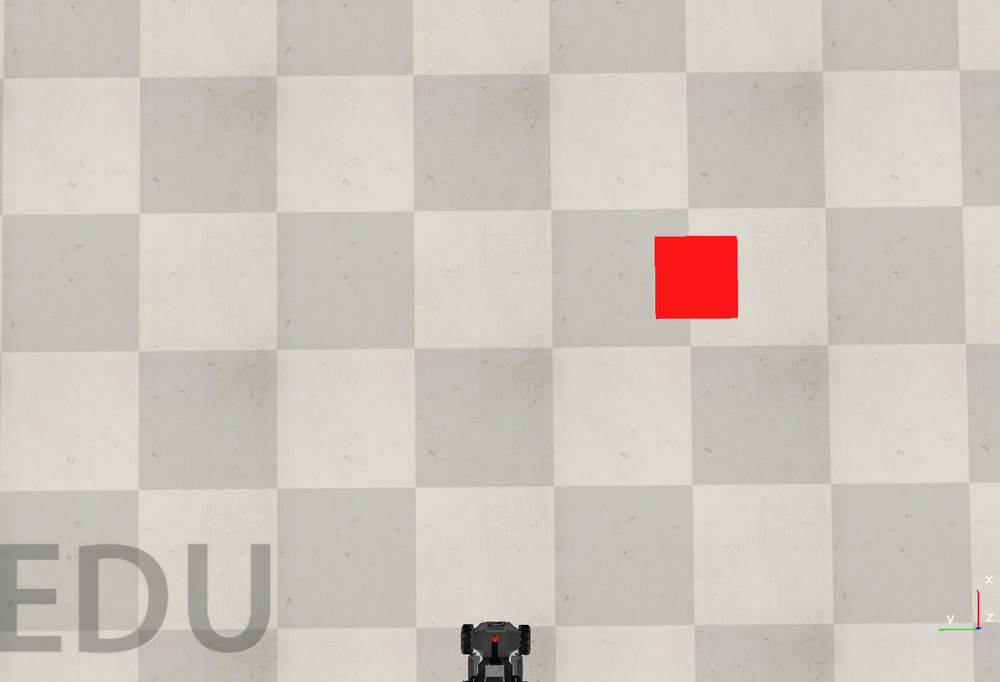
#> input picture image_2024-05-06_124326416.png, 1000 x 682 px, shrunk from 1523 x 1038 before the run
$ python -i pathing.py   (imports and definitions only)
#> lines starting #> are read from the running program, lines starting #| are printed output that depends on the picture; after the words box and inside, x2 and y2 are one past the last pixel; in counts of white or black regions, pixels touching at a corner belong together
#> further down, picture is the input picture: shape (682, 1000, 3); mean B, G, R 190.9, 198, 204.7
# https://github.com/brean/python-pathfinding
# pip install pathfinding
from pathfinding.core.diagonal_movement import DiagonalMovement
from pathfinding.core.grid import Grid
from pathfinding.finder.a_star import AStarFinder

import cv2
import numpy as np
import matplotlib.pyplot as plt

# Define range for red color
lower_red = np.array([0, 0, 100]) # this may vary
upper_red = np.array([50, 50, 255]) # this may vary
lower_blue = np.array([100, 0, 0]) # this may vary
upper_blue = np.array([255, 50, 50]) # this may vary

def get_red_px(image):
    # Create a mask to filter only red pixels
    mask = cv2.inRange(image, lower_red, upper_red)
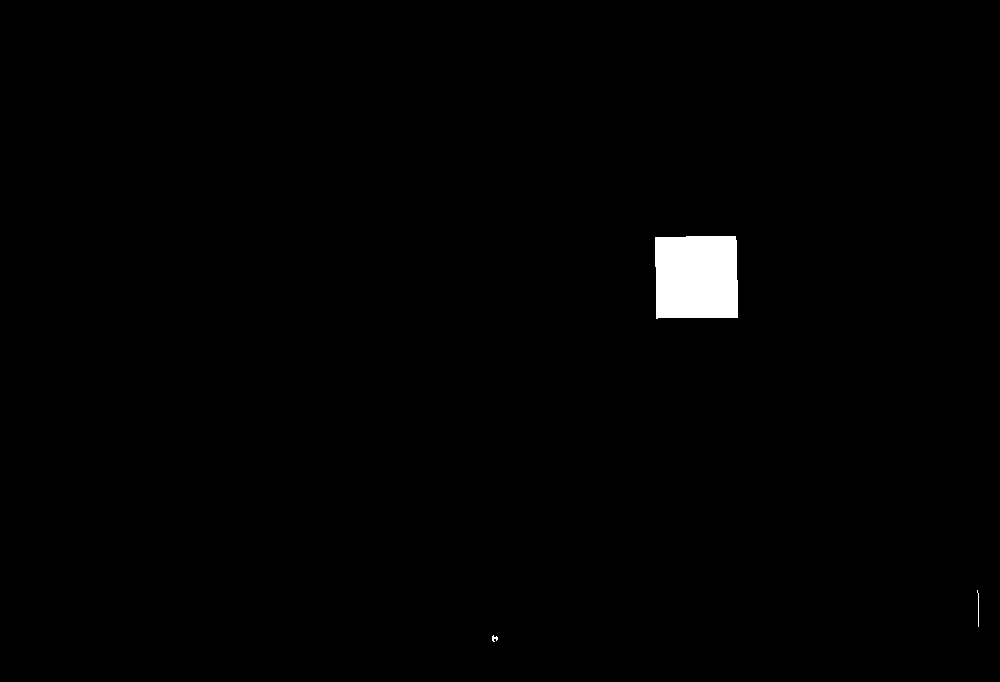
#> mask: shape (682, 1000); 0.99% white; 3 white regions

    # Bitwise-AND mask and with your image
    red_pixels = cv2.bitwise_and(image, image, mask=mask)
    return red_pixels

def identify_target_from_top_down(image):
    red_pixels = get_red_px(image)

    # All the red pixels will be in the red_pixels image
    # Non-red pixels will be black.

    # Source: https://www.tutorialspoint.com/how-to-detect-a-rectangle-and-square-in-an-image-using-opencv-python
    image = image # the top down view
    img = red_pixels # only red pixels
    gray = cv2.cvtColor(img, cv2.COLOR_BGR2GRAY)

    ret,thresh = cv2.threshold(gray,50,255,0)
    contours,hierarchy = cv2.findContours(thresh, 1, 2)
#> contours = 3 contours, 2 with area under 20; largest, box (x1, y1, x2, y2) and area: (655, 236, 738, 319) 6516
    print("Number of contours detected:", len(contours), hierarchy)
#| Number of contours detected: 3 [[[ 1 -1 -1 -1]
#|   [ 2  0 -1 -1]
#|   [-1  1 -1 -1]]]

    largest_area = 0
    target_point = []
    for cnt in contours:
        x1,y1 = cnt[0][0]
        approx = cv2.approxPolyDP(cnt, 0.05*cv2.arcLength(cnt, True), True) # 0.05 is the tolerance, increase to make more tolerant
        if len(approx) == 4:
            print("square")
            x, y, w, h = cv2.boundingRect(cnt)
            current_area = w * h
            if current_area > largest_area:  # only keep the largest square to not select the gun
                largest_area = current_area
            target_point = (x+w//2, y+h//2)
#> this loop made 3 passes
#> (x1, y1, approx, x, y, w, h, current_area) on pass 3: (686, 236, [[655, 237], [656, 318], [737, 317], [735, 236]], 655, 236, 83, 83, 6889)
#> (x1, y1) on pass 1: (493, 635)
#| square
#> after the loop, largest_area = 6889


    img = cv2.drawContours(image, [cnt], -1, (0,255,255), 3)
    cv2.putText(img, 'Target', (x1, y1), cv2.FONT_HERSHEY_SIMPLEX, 0.6, (255, 255, 0), 2)
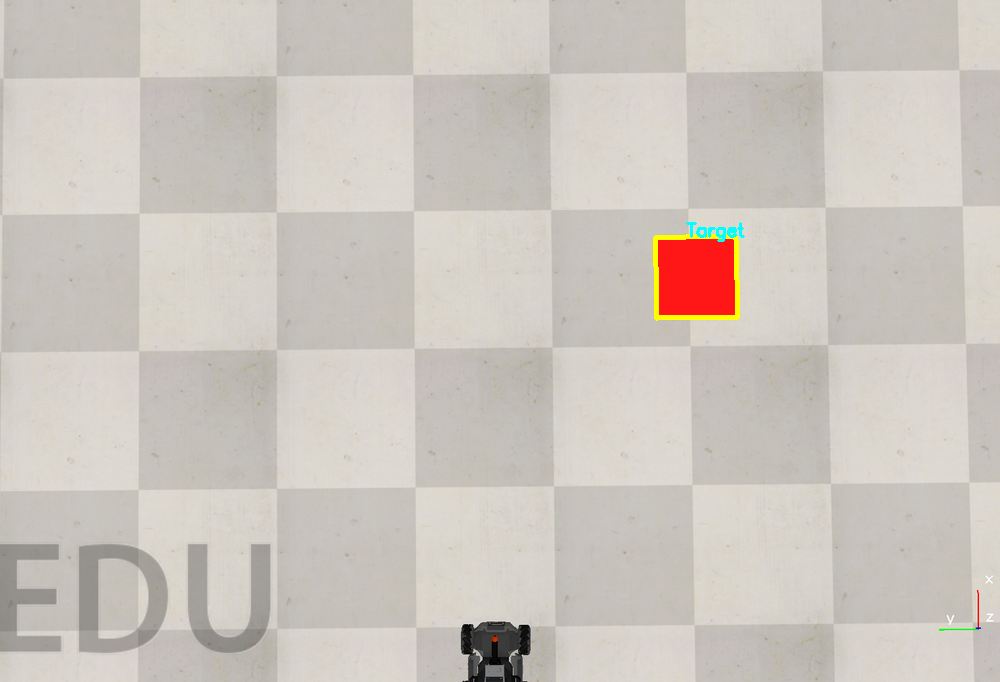
#> img: shape (682, 1000, 3); mean B, G, R 190.8, 198.4, 204.6

    return target_point, img


def get_path(target_point, image):
    red_pixels = get_red_px(image)
    red_pixels[red_pixels <= lower_red[2]] = 1
    matrix=red_pixels[:,:,2]

    # Create a mask to filter only blue pixels
    mask = cv2.inRange(image, lower_blue, upper_blue)
    # Bitwise-AND mask and with your image
    blue_pixels = cv2.bitwise_and(image, image, mask=mask)
    blue_pixels_1_d = blue_pixels[:,:,0]

    matrix[blue_pixels_1_d > 0] = 0 # make blue pixels = obstacle

    grid = Grid(matrix=matrix)
    # start = grid.node(red_pixels.shape[1]//2-1,red_pixels.shape[0]-1) # BOTTOM MIDDLE
    start = grid.node(red_pixels.shape[1]//2,red_pixels.shape[0]//2) # CENTER MIDDLE
    end = grid.node(*target_point)

    finder = AStarFinder(diagonal_movement=DiagonalMovement.never)
    path, runs = finder.find_path(start, end, grid)

    for step in path: # draw the path
        image[step.y][step.x] = [0,200,0]

    return path

>>> import cv2
>>> picture = cv2.imread('../image_2024-05-06_124326416.png')
>>> result = identify_target_from_top_down(picture)
